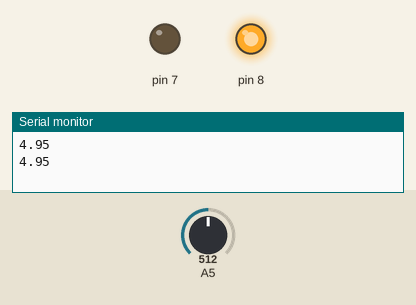
This sketch was run on a simulated Arduino Uno, built with avr-gcc and run on an emulated ATmega328P. On the bench: output pins drawn as LEDs (lit = HIGH), the last lines printed to the serial monitor. The inputs (shaded band) are chosen by the test bench; at power-on: A5 = 512. Pins used as bus, display or sensor lines are not drawn.

Above: at 5.9 s.
6.0 s: A5 set to 633
12.0 s: A5 set to 650
At 16.6 s:
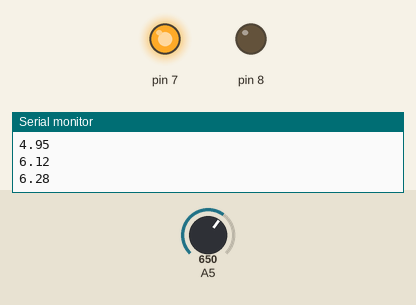
18.0 s: A5 set to 511
At 21.6 s:
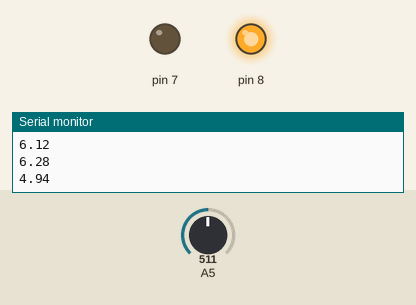
24.0 s: A5 set to 716
At 26.6 s:
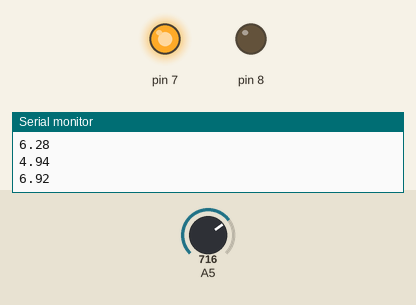
Timing chart, 0 to 28.1 s (numbered marks = the images above; inputs shaded):
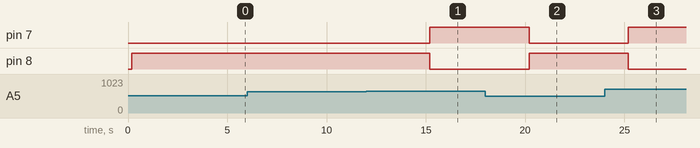

The sketch:

dolly_power.ino
```cpp
#define R1 9970
#define R2 4980
#define SYSTEM_VOLTAGE 3.3
#include <avr/power.h>


float voltage = 0;
int vDivRatio = (R1+R2)/R2;

void setup() {
  Serial.begin(9600);
  pinMode(8,OUTPUT);
  pinMode(7,OUTPUT);
  pinMode(9, OUTPUT); //xbee sleep
  power_twi_disable();
  power_spi_disable();
}

// the loop routine runs over and over again forever:
void loop() {
  digitalWrite(9, LOW);
  delay(100);
  voltage = ((analogRead(5)*(SYSTEM_VOLTAGE/1024)))*vDivRatio   ;
  Serial.println(voltage);
  delay(100);
  digitalWrite(9,HIGH);
  if(voltage > 6.2) {
    digitalWrite(7, HIGH);
    digitalWrite(8, LOW);
  } else {
    digitalWrite(8, HIGH);
    digitalWrite(7,LOW);
  }
  delay(4800);
}
```

Measured:
- the behaviour switches between 641 and 642 on A5 (found by bisection; images 0 and 1)
- after the input at 12.0 s, pin 7: LOW → HIGH after 3.2 s; pin 8: HIGH → LOW after 3.2 s
- after the input at 18.0 s, pin 7: HIGH → LOW after 2.2 s; pin 8: LOW → HIGH after 2.2 s
- after the input at 24.0 s, pin 7: LOW → HIGH after 1.2 s; pin 8: HIGH → LOW after 1.2 s
